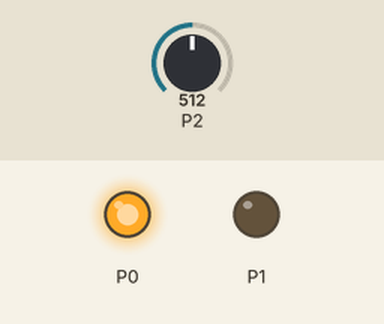
Bench run of a program on a simulated BBC micro:bit (MakeCode). Parts: output pins drawn as LEDs (lit = HIGH). The inputs (shaded band) are chosen by the test bench; at power-on: P2 = 512 (analog values on the 0–1023 scale).

Above: at 1.2 s.
1.3 s: P2 set to 265
2.8 s: P2 set to 241
At 3.8 s:
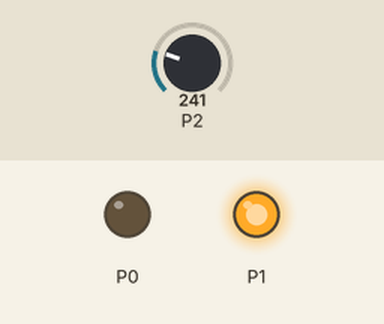
4.3 s: P2 set to 260
At 4.6 s:
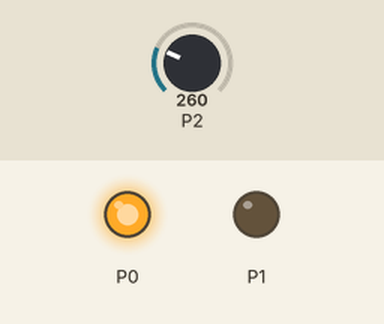
5.8 s: P2 set to 240
At 7.1 s:
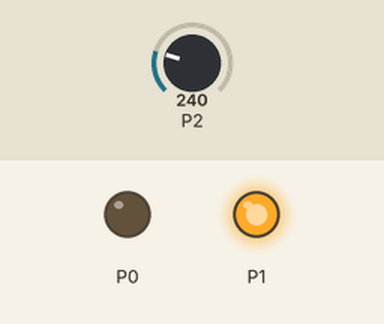
Timing chart, 0 to 8.3 s (numbered marks = the images above; inputs shaded):
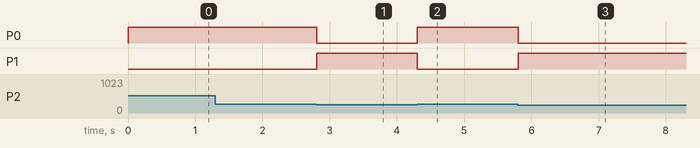

The program:

main.ts
```typescript
basic.forever(function () {
    if (pins.analogReadPin(AnalogReadWritePin.P2) > 250) {
        pins.digitalWritePin(DigitalPin.P1, 0)
        pins.digitalWritePin(DigitalPin.P0, 1)
    } else if (pins.analogReadPin(AnalogReadWritePin.P2) < 250) {
        pins.digitalWritePin(DigitalPin.P0, 0)
        pins.digitalWritePin(DigitalPin.P1, 1)
    }
})
```

test.ts
```typescript
// Hier kann man Tests durchführen; diese Datei wird nicht kompiliert, wenn dieses Paket als Erweiterung verwendet wird.
```

Measured:
- the behaviour switches between 250 and 249 on P2 (found by bisection; images 0 and 1)
- after the input at 1.3 s, every drawn part: stays the same
- after the input at 2.8 s, P0: HIGH → LOW at once; P1: LOW → HIGH at once
- after the input at 4.3 s, P0: LOW → HIGH at once; P1: HIGH → LOW at once
- after the input at 5.8 s, P0: HIGH → LOW at once; P1: LOW → HIGH at once
